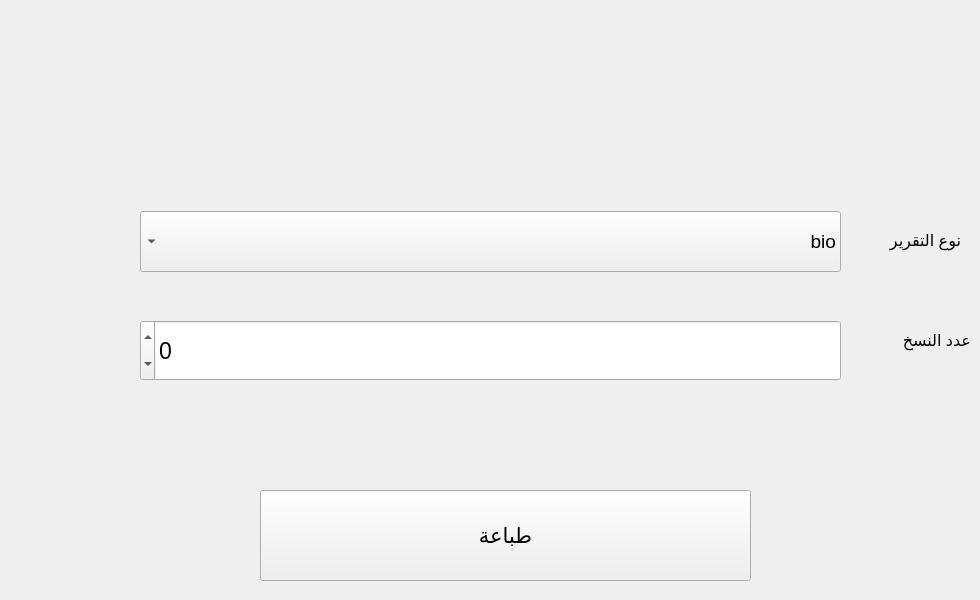
    <widget class="QWidget" name="tab_3">
     <attribute name="title">
      <string>Page</string>
     </attribute>
     <widget class="QLabel" name="label_17">
      <property name="geometry">
       <rect>
        <x>850</x>
        <y>200</y>
        <width>111</width>
        <height>81</height>
       </rect>
      </property>
      <property name="font">
       <font>
        <family>Segoe UI</family>
        <pointsize>12</pointsize>
        <weight>50</weight>
        <bold>false</bold>
       </font>
      </property>
      <property name="text">
       <string>نوع التقرير</string>
      </property>
     </widget>
     <widget class="QComboBox" name="comboBox_27">
      <property name="geometry">
       <rect>
        <x>140</x>
        <y>211</y>
        <width>701</width>
        <height>61</height>
       </rect>
      </property>
      <property name="font">
       <font>
        <pointsize>14</pointsize>
       </font>
      </property>
      <property name="layoutDirection">
       <enum>Qt::RightToLeft</enum>
      </property>
      <property name="duplicatesEnabled">
       <bool>false</bool>
      </property>
      <item>
       <property name="text">
        <string>bio</string>
       </property>
      </item>
      <item>
       <property name="text">
        <string>GSE</string>
       </property>
      </item>
      <item>
       <property name="text">
        <string>GUE</string>
       </property>
      </item>
      <item>
       <property name="text">
        <string>hematology</string>
       </property>
      </item>
      <item>
       <property name="text">
        <string>هرمونات مشترك</string>
       </property>
      </item>
      <item>
       <property name="text">
        <string>SFA</string>
       </property>
      </item>
     </widget>
     <widget class="QSpinBox" name="spinBox_4">
      <property name="geometry">
       <rect>
        <x>140</x>
        <y>320</y>
        <width>701</width>
        <height>61</height>
       </rect>
      </property>
      <property name="font">
       <font>
        <pointsize>17</pointsize>
       </font>
      </property>
      <property name="layoutDirection">
       <enum>Qt::RightToLeft</enum>
      </property>
      <property name="minimum">
       <number>-1</number>
      </property>
      <property name="maximum">
       <number>1000000000</number>
      </property>
     </widget>
     <widget class="QLabel" name="label_18">
      <property name="geometry">
       <rect>
        <x>860</x>
        <y>300</y>
        <width>111</width>
        <height>81</height>
       </rect>
      </property>
      <property name="font">
       <font>
        <family>Segoe UI</family>
        <pointsize>12</pointsize>
        <weight>50</weight>
        <bold>false</bold>
       </font>
      </property>
      <property name="text">
       <string>عدد النسخ</string>
      </property>
     </widget>
     <widget class="QPushButton" name="pushButton_23">
      <property name="enabled">
       <bool>true</bool>
      </property>
      <property name="geometry">
       <rect>
        <x>260</x>
        <y>490</y>
        <width>491</width>
        <height>91</height>
       </rect>
      </property>
      <property name="font">
       <font>
        <family>Segoe UI</family>
        <pointsize>16</pointsize>
        <weight>50</weight>
        <bold>false</bold>
       </font>
      </property>
      <property name="text">
       <string>طباعة</string>
      </property>
     </widget>
     <widget class="QLabel" name="label_70">
      <property name="geometry">
       <rect>
        <x>260</x>
        <y>480</y>
        <width>121</width>
        <height>111</height>
       </rect>
      </property>
      <property name="styleSheet">
       <string notr="true">image: url(:/icons8-print-64 (1).png);</string>
      </property>
      <property name="text">
       <string/>
      </property>
     </widget>
    </widget>
